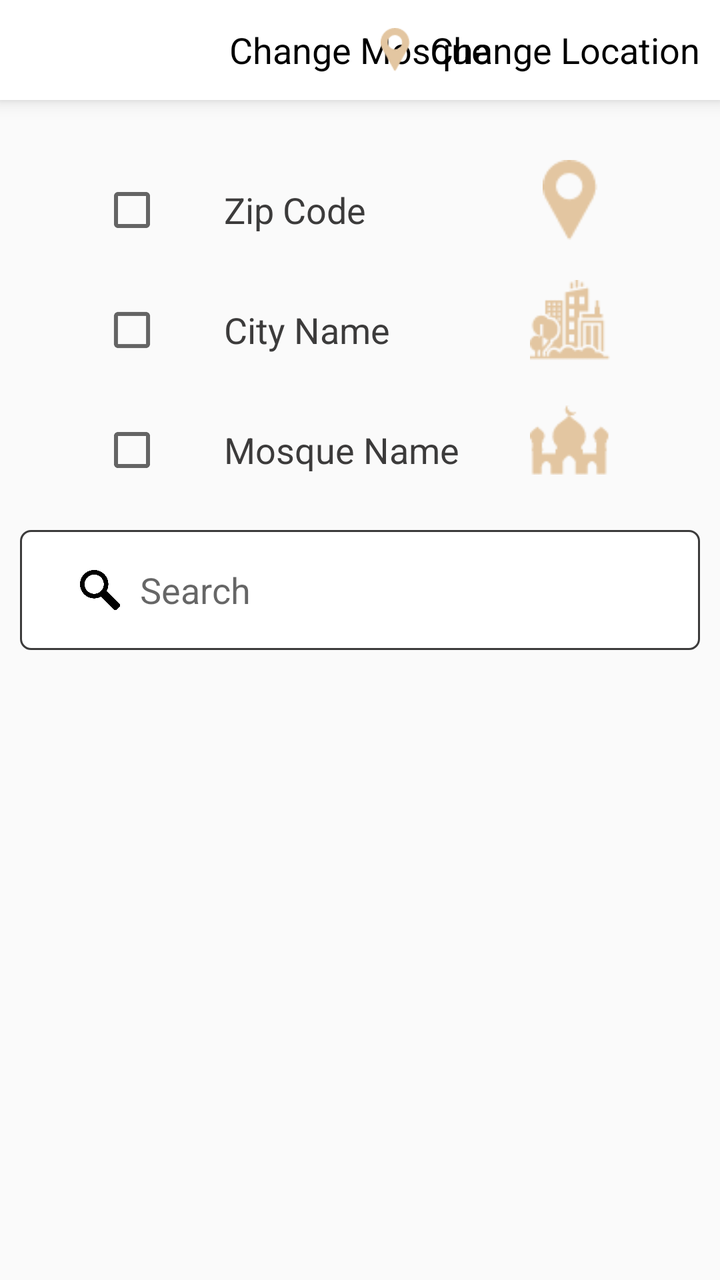
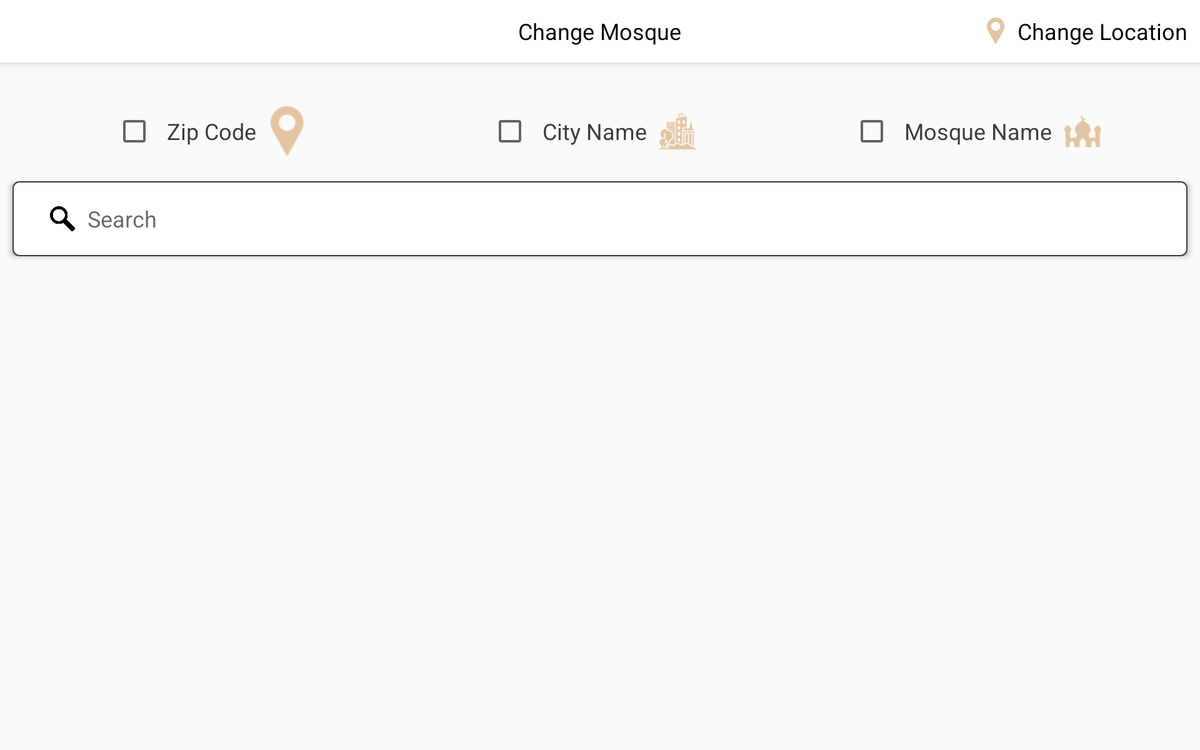

The same Android screen from two of the app's own layout files: first res/layout/ as a phone draws it, then the repository's variant for another configuration, drawn on a device whose configuration selects that folder. Both files follow.
<!-- AndroidManifest.xml: application theme Theme.AppCompat.Light.NoActionBar.FullScreen -->
<!-- res/layout/activity_mosquelist.xml -->
<?xml version="1.0" encoding="utf-8"?>

<RelativeLayout xmlns:android="http://schemas.android.com/apk/res/android"
    android:layout_width="match_parent"
    android:layout_height="match_parent"
    android:id="@+id/rootView"
    xmlns:tools="http://schemas.android.com/tools">


    <RelativeLayout
        android:id="@+id/top"
        android:background="@color/colorWhite"
        android:elevation="5dp"
        android:layout_marginBottom="5dp"
        android:orientation="vertical"
        android:layout_width="match_parent"
        android:layout_height="50dp">


        <ImageView
            android:layout_width="wrap_content"
            android:layout_gravity="right"
            android:id="@+id/imageBack"
            android:layout_height="match_parent"
            android:padding="10dp"
            android:background="?selectableItemBackground"
            android:src="@drawable/back_24" />

        <TextView
            android:layout_centerVertical="true"
            android:layout_width="wrap_content"
            android:layout_height="wrap_content"
            android:layout_marginLeft="20dp"
            android:text="Change Mosque"
            android:layout_centerHorizontal="true"
            android:textColor="@color/colorBlack"
            android:textSize="18dp" />


        <TextView
            android:id="@+id/textViewChangeLocation"
            android:layout_alignParentRight="true"
            android:layout_width="wrap_content"
            android:layout_height="match_parent"
            android:gravity="center"
            android:drawablePadding="10dp"
            android:background="?selectableItemBackground"
            android:drawableLeft="@mipmap/loc"
            android:text="Change Location"
            android:layout_marginRight="10dp"
            android:layout_centerHorizontal="true"
            android:textColor="@color/colorBlack"
            android:textSize="18dp" />

    </RelativeLayout>


    <androidx.core.widget.NestedScrollView
        android:layout_below="@+id/top"
android:id="@+id/nestedScroll"
        android:layout_width="match_parent"
        android:layout_height="wrap_content">

        <LinearLayout
            android:orientation="vertical"
            android:layout_width="match_parent"
            android:layout_height="wrap_content">


    <LinearLayout
        android:layout_width="match_parent"
        android:orientation="vertical"
        android:id="@+id/linearTop"
        android:layout_marginHorizontal="50dp"
        android:layout_marginTop="20dp"
        android:layout_height="wrap_content">

        <RelativeLayout
            android:layout_width="match_parent"
            android:layout_height="60dp">

            <CheckBox
                android:id="@+id/zipCheckBox"
                android:layout_width="wrap_content"
                android:text="Zip Code"
                android:textSize="18dp"
                android:textColor="@color/colorGreyDark"
                android:paddingLeft="30dp"
                android:layout_height="match_parent"/>

            <ImageView
                android:layout_alignParentRight="true"
                android:layout_width="50dp"
                android:layout_gravity="right"
                android:layout_height="50dp"
               android:padding="5dp"
                android:background="?selectableItemBackground"
                android:src="@mipmap/loc" />

        </RelativeLayout>


        <RelativeLayout
            android:layout_width="match_parent"
            android:layout_height="60dp">

            <CheckBox
                android:id="@+id/cityCheckBox"
                android:layout_width="wrap_content"
                android:text="City Name"
                android:textSize="18dp"
                android:textColor="@color/colorGreyDark"
                android:paddingLeft="30dp"
                android:layout_height="match_parent"/>

            <ImageView
                android:layout_alignParentRight="true"
                android:layout_width="50dp"
                android:layout_gravity="right"
                android:layout_height="50dp"
                android:padding="5dp"
                android:background="?selectableItemBackground"
                android:src="@mipmap/cityname" />

        </RelativeLayout>



        <RelativeLayout
            android:layout_width="match_parent"
            android:layout_height="60dp">

            <CheckBox
                android:id="@+id/mosqueCheckbox"
                android:layout_width="wrap_content"
                android:text="Mosque Name"
                android:textSize="18dp"
                android:textColor="@color/colorGreyDark"
                android:paddingLeft="30dp"
                android:layout_height="match_parent"/>

            <ImageView
                android:layout_alignParentRight="true"
                android:layout_width="50dp"
                android:layout_gravity="right"
                android:layout_height="50dp"
                android:padding="5dp"
                android:background="?selectableItemBackground"
                android:src="@mipmap/mosqname" />

        </RelativeLayout>

    </LinearLayout>


    <LinearLayout
        android:id="@+id/searchLayout"
        android:layout_width="match_parent"
        android:layout_height="60dp"
        android:layout_marginHorizontal="10dp"
        android:layout_marginTop="10dp"
        android:layout_below="@+id/linearTop"
        android:background="@drawable/solid_white"
        android:orientation="horizontal"
        android:paddingHorizontal="20dp">

        <ImageView
            android:layout_width="40dp"
            android:layout_height="match_parent"
            android:padding="10dp"
            android:src="@mipmap/search" />

        <EditText
            android:id="@+id/searchEditText"
            android:layout_width="match_parent"
            android:layout_height="match_parent"
            android:gravity="center|left"
            android:imeOptions="actionDone"
            android:singleLine="true"
            android:background="@android:color/transparent"
            android:hint="Search"
            android:textColor="@color/colorGreyDark"
            android:textSize="18dp" />
    </LinearLayout>

    <androidx.recyclerview.widget.RecyclerView

        android:layout_width="match_parent"
     android:layout_marginHorizontal="10dp"
      android:layout_marginTop="10dp"
        android:layout_height="match_parent"
        android:scrollbars="vertical"
        android:layout_below="@+id/searchLayout"
        android:id="@+id/recyclerView"/>
        </LinearLayout>

    </androidx.core.widget.NestedScrollView>

</RelativeLayout>
<!-- resources referenced by this layout -->
<resources>
  <color name="colorBlack">#000000</color>
  <color name="colorGreyDark">#3C3B3B</color>
  <color name="colorWhite">#FFFFFF</color>
  <!-- drawable solid_white (drawable) -->
  <?xml version="1.0" encoding="utf-8"?>
  
  <shape xmlns:android="http://schemas.android.com/apk/res/android"
      android:shape="rectangle">
  
      <corners android:radius="5dp"></corners>
      <solid android:color="@color/colorWhite"></solid>
  
  
      <stroke android:color="@color/colorGreyDark"
          android:width="1dp"></stroke>
  </shape>
  <!-- mipmap cityname: png bitmap (mipmap-xhdpi, 1491 bytes) -->
  <!-- mipmap loc: png bitmap (mipmap-xhdpi, 883 bytes) -->
  <!-- mipmap mosqname: png bitmap (mipmap-xhdpi, 1039 bytes) -->
  <!-- mipmap search: png bitmap (mipmap-xhdpi, 10375 bytes) -->
  <style name="Theme.AppCompat.Light.NoActionBar.FullScreen" parent="@style/Theme.AppCompat.Light.NoActionBar">
          <item name="android:windowNoTitle">true</item>
          <item name="android:windowActionBar">false</item>
          <item name="android:windowFullscreen">true</item>
          <item name="android:windowContentOverlay">@null</item>
          <item name="android:windowDisablePreview">true</item>
      <item name="android:windowIsTranslucent">true</item>
      </style>
</resources>
<!-- res/layout-sw600dp-land/activity_mosquelist.xml (the repository's variant of the layout above) -->
<!-- drawn on a 7-inch tablet turned sideways -->
<?xml version="1.0" encoding="utf-8"?>

<RelativeLayout xmlns:android="http://schemas.android.com/apk/res/android"
    android:layout_width="match_parent"
    android:layout_height="match_parent"
    android:id="@+id/rootView"
    xmlns:tools="http://schemas.android.com/tools">


    <RelativeLayout
        android:id="@+id/top"
        android:background="@color/colorWhite"
        android:elevation="5dp"
        android:layout_marginBottom="5dp"
        android:orientation="vertical"
        android:layout_width="match_parent"
        android:layout_height="50dp">


        <ImageView
            android:layout_width="wrap_content"
            android:layout_gravity="right"
            android:id="@+id/imageBack"
            android:layout_height="match_parent"
            android:padding="10dp"
            android:background="?selectableItemBackground"
            android:src="@drawable/back_24" />

        <TextView
            android:layout_centerVertical="true"
            android:layout_width="wrap_content"
            android:layout_height="wrap_content"
            android:layout_marginLeft="20dp"
            android:text="Change Mosque"
            android:layout_centerHorizontal="true"
            android:textColor="@color/colorBlack"
            android:textSize="18dp" />

        <TextView
            android:id="@+id/textViewChangeLocation"
android:layout_alignParentRight="true"
            android:layout_width="wrap_content"
            android:layout_height="match_parent"
            android:gravity="center"
            android:drawablePadding="10dp"
            android:background="?selectableItemBackground"
            android:drawableLeft="@mipmap/loc"
            android:text="Change Location"
            android:layout_marginRight="10dp"
            android:layout_centerHorizontal="true"
            android:textColor="@color/colorBlack"
            android:textSize="18dp" />



    </RelativeLayout>


    <androidx.core.widget.NestedScrollView
        android:layout_below="@+id/top"
android:id="@+id/nestedScroll"
        android:layout_width="match_parent"
        android:layout_height="wrap_content">

        <LinearLayout
            android:orientation="vertical"
            android:layout_width="match_parent"
            android:layout_height="wrap_content">


    <LinearLayout
        android:gravity="center"
        android:weightSum="3"
        android:layout_width="match_parent"
        android:orientation="horizontal"
        android:id="@+id/linearTop"
        android:layout_marginHorizontal="20dp"
        android:layout_marginTop="20dp"
        android:layout_height="wrap_content">

        <RelativeLayout
            android:layout_width="0dp"
            android:layout_weight="1"
            android:gravity="center"
            android:layout_height="60dp">

            <CheckBox
                android:id="@+id/zipCheckBox"
                android:layout_width="wrap_content"
                android:text="Zip Code"
                android:textSize="18dp"
                android:textColor="@color/colorGreyDark"
                android:paddingLeft="10dp"
                android:layout_height="match_parent"/>

            <ImageView
                android:layout_toRightOf="@+id/zipCheckBox"
                android:layout_width="50dp"
                android:layout_height="60dp"
               android:padding="10dp"
                android:background="?selectableItemBackground"
                android:src="@mipmap/loc" />

        </RelativeLayout>


        <RelativeLayout
            android:gravity="center"
            android:layout_width="0dp"
            android:layout_weight="1"
            android:layout_height="60dp">

            <CheckBox
                android:id="@+id/cityCheckBox"
                android:layout_width="wrap_content"
                android:text="City Name"
                android:textSize="18dp"
                android:textColor="@color/colorGreyDark"
                android:paddingLeft="10dp"
                android:layout_height="match_parent"/>

            <ImageView
                android:layout_toRightOf="@+id/cityCheckBox"
                android:layout_width="50dp"
                android:layout_gravity="right"
                android:layout_height="60dp"
                android:padding="10dp"
                android:background="?selectableItemBackground"
                android:src="@mipmap/cityname" />

        </RelativeLayout>



        <RelativeLayout
            android:gravity="center"
            android:layout_width="0dp"
            android:layout_weight="1"
            android:layout_height="60dp">

            <CheckBox
                android:id="@+id/mosqueCheckbox"
                android:layout_width="wrap_content"
                android:text="Mosque Name"
                android:textSize="18dp"
                android:textColor="@color/colorGreyDark"
                android:paddingLeft="10dp"
                android:layout_height="match_parent"/>

            <ImageView
                android:layout_toRightOf="@+id/mosqueCheckbox"
                android:layout_width="50dp"
                android:layout_gravity="right"
                android:layout_height="60dp"
                android:padding="10dp"
                android:background="?selectableItemBackground"
                android:src="@mipmap/mosqname" />

        </RelativeLayout>

    </LinearLayout>


    <LinearLayout
        android:id="@+id/searchLayout"
        android:layout_width="match_parent"
        android:layout_height="60dp"
        android:layout_marginHorizontal="10dp"
        android:layout_marginTop="10dp"
        android:elevation="3dp"
        android:layout_below="@+id/linearTop"
        android:background="@drawable/solid_white"
        android:orientation="horizontal"
        android:paddingHorizontal="20dp">

        <ImageView
            android:layout_width="40dp"
            android:layout_height="match_parent"
            android:padding="10dp"
            android:src="@mipmap/search" />

        <EditText
            android:id="@+id/searchEditText"
            android:layout_width="match_parent"
            android:layout_height="match_parent"
            android:gravity="center|left"
            android:imeOptions="actionDone"
            android:singleLine="true"
            android:background="@android:color/transparent"
            android:hint="Search"
            android:textColor="@color/colorGreyDark"
            android:textSize="18dp" />
    </LinearLayout>

    <androidx.recyclerview.widget.RecyclerView

        android:layout_width="match_parent"
     android:layout_marginHorizontal="10dp"
      android:layout_marginTop="10dp"
        android:layout_height="match_parent"
        android:scrollbars="vertical"
        android:layout_below="@+id/searchLayout"
        android:id="@+id/recyclerView"/>
        </LinearLayout>

    </androidx.core.widget.NestedScrollView>

</RelativeLayout>
